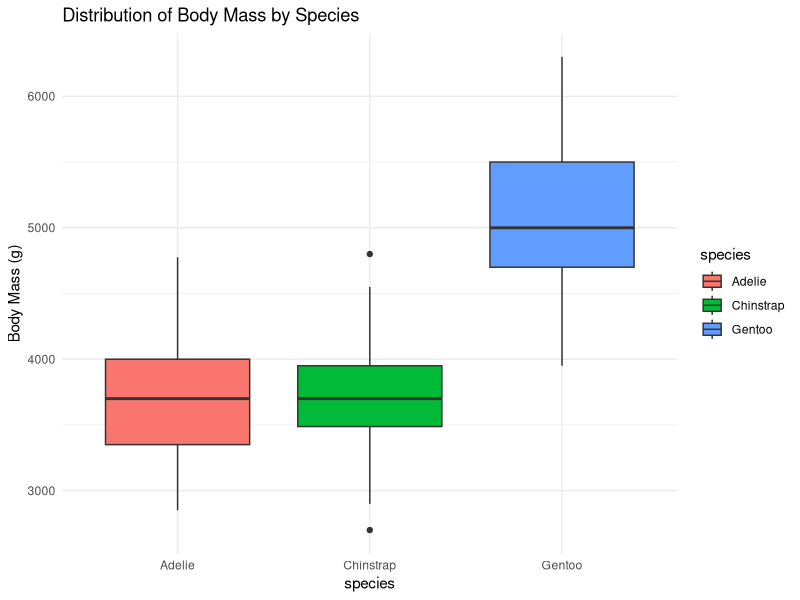
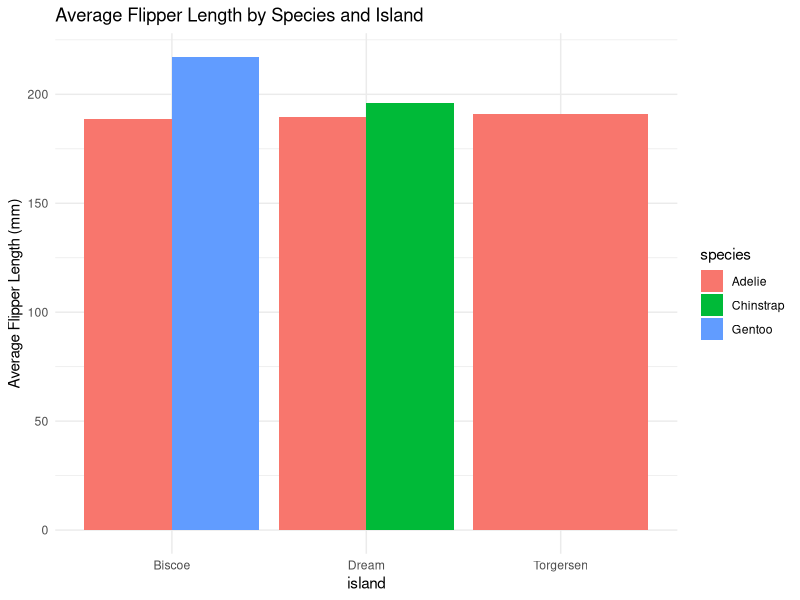
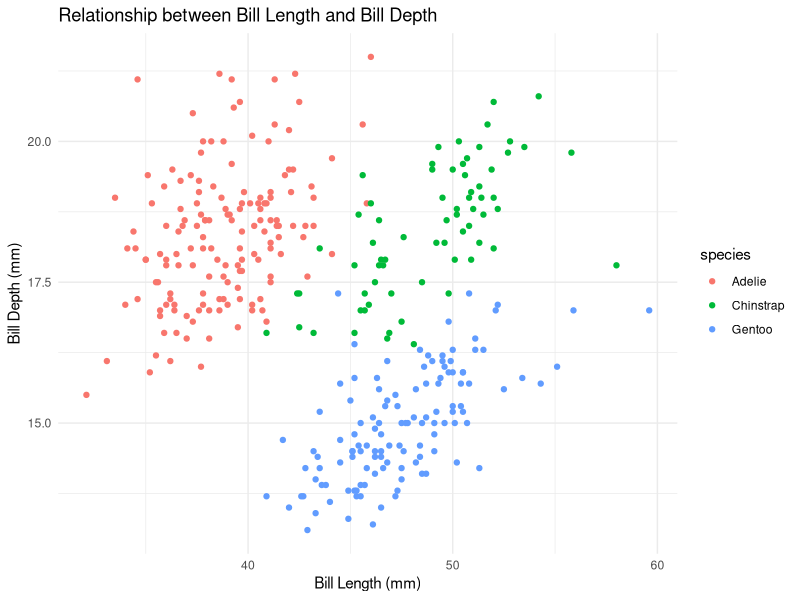
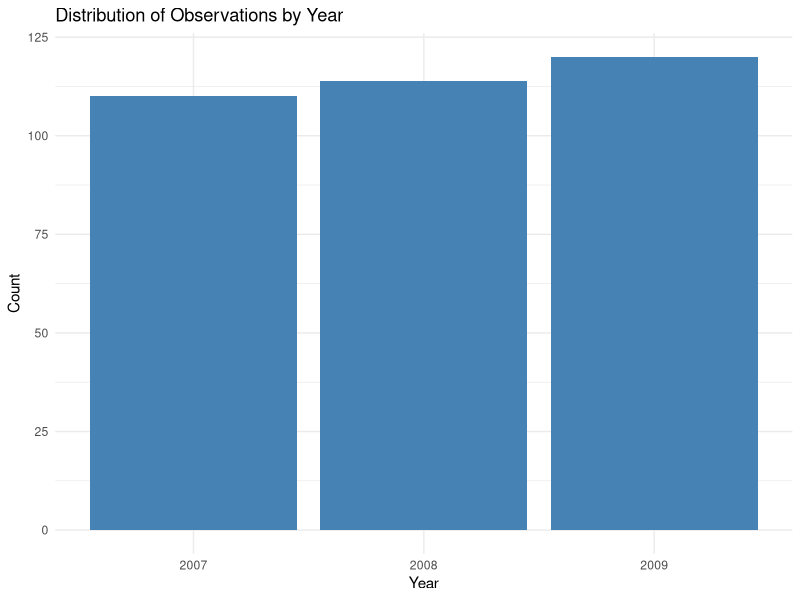

These figures' R source, in order:
## ---- chunk 1
library(palmerpenguins)
library(tidyverse)
## ---- chunk 2
penguins
## ---- chunk 3
ggplot(penguins, aes(x = species, y = body_mass_g, fill = species)) +
  geom_boxplot() +
  labs(title = "Distribution of Body Mass by Species", y = "Body Mass (g)") +
  theme_minimal()
## ---- chunk 4
species_island_summary <- penguins %>%
  group_by(species, island) %>%
  summarize(avg_flipper_length = mean(flipper_length_mm, na.rm = TRUE))
ggplot(species_island_summary, aes(x = island, y = avg_flipper_length, fill = species)) +
  geom_bar(stat = "identity", position = "dodge") +
  labs(title = "Average Flipper Length by Species and Island", y = "Average Flipper Length (mm)") +
  theme_minimal()

## ---- chunk 5
ggplot(penguins, aes(x = bill_length_mm, y = bill_depth_mm, color = species)) +
  geom_point() +
  labs(title = "Relationship between Bill Length and Bill Depth", x = "Bill Length (mm)", y = "Bill Depth (mm)") +
  theme_minimal()

## ---- chunk 6
ggplot(penguins, aes(x = factor(year))) +
  geom_bar(fill = "steelblue") +
  labs(title = "Distribution of Observations by Year", x = "Year", y = "Count") +
  theme_minimal()
